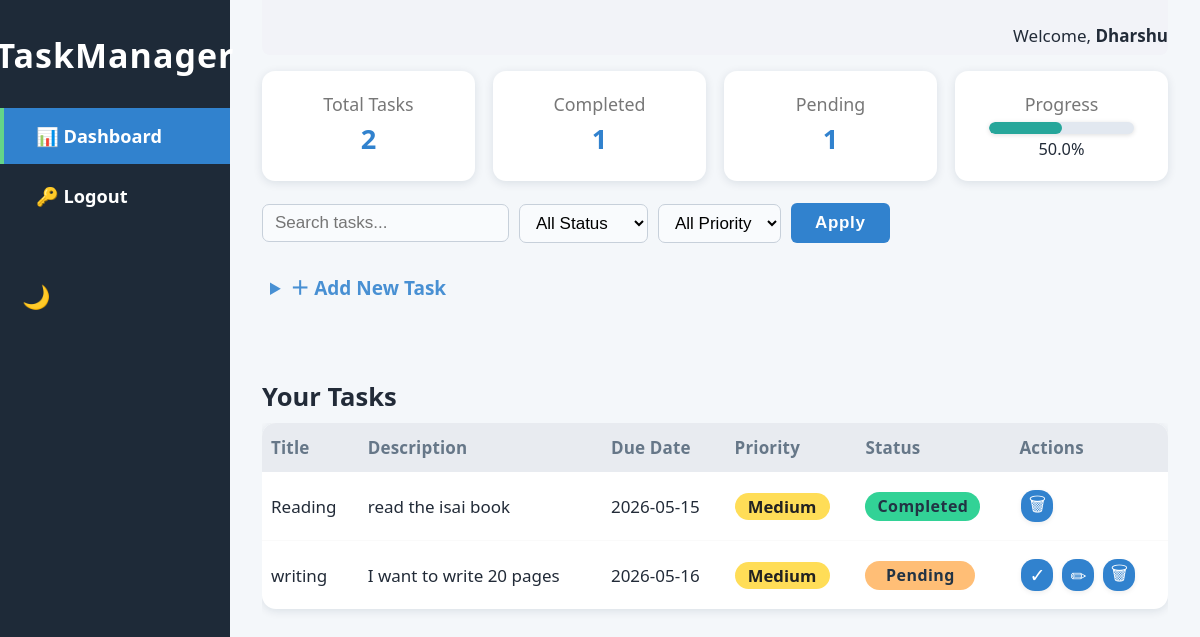
The page /dashboard (signed in) on the database its author committed.
### app.py (models this page shows)
class User(db.Model, UserMixin):
    id = db.Column(db.Integer, primary_key=True)
    username = db.Column(db.String(150), unique=True, nullable=False)
    password_hash = db.Column(db.String(150), nullable=False)
    tasks = db.relationship('Task', backref='user', lazy=True)

class Task(db.Model):
    id = db.Column(db.Integer, primary_key=True)
    user_id = db.Column(db.Integer, db.ForeignKey('user.id'), nullable=False)
    title = db.Column(db.String(200), nullable=False)
    description = db.Column(db.Text)
    due_date = db.Column(db.Date)
    priority = db.Column(db.String(10), default='Medium')
    status = db.Column(db.String(20), default='Pending')
    created_at = db.Column(db.DateTime, default=datetime.datetime.utcnow)

### app.py (the view)
@app.route('/dashboard')
@login_required
def dashboard():
    tasks = Task.query.filter_by(user_id=current_user.id).order_by(Task.due_date).all()
    total = len(tasks)
    completed = sum(t.status == 'Completed' for t in tasks)
    pending = sum(t.status == 'Pending' for t in tasks)
    from datetime import datetime
    return render_template(
        'dashboard.html',
        tasks=tasks, total=total, completed=completed,
        pending=pending, now=datetime.utcnow
    )

### app.py (called while the page is built)
@login_manager.user_loader
def load_user(user_id):
    return User.query.get(int(user_id))

### templates/dashboard.html (shortened to what this page needs)
<!DOCTYPE html>
<html lang="en">
<head>
    <link rel="stylesheet" href="{{ url_for('static', filename='style.css') }}">
</head>
<body>
{% set progress = ((completed / total * 100)|round(0)) if total else 0 %}
<div class="main-root" id="main-root">
    <aside class="sidebar" id="sidebar">
        <div class="sidebar-header">
            <span class="sidebar-title">TaskManager</span>
        </div>
        <nav class="sidebar-nav">
            <a href="{{ url_for('dashboard') }}" class="nav-link active">📊 Dashboard</a>
            <a href="{{ url_for('logout') }}" class="nav-link">🔑 Logout</a>
            <button id="theme-toggle" class="theme-toggle" aria-label="Toggle dark mode">
                <span id="theme-icon">🌙</span>
            </button>
        </nav>
    </aside>
    <div class="page-content">
        <header class="top-bar">
            <span class="welcome">
                Welcome, <strong>{{ current_user.username }}</strong>
            </span>
        </header>
        <section class="stats-section">
            <div class="stat-card">
                <div class="stat-label">Total Tasks</div>
                <div class="stat-value">{{ total }}</div>
            </div>
            <div class="stat-card">
                <div class="stat-label">Completed</div>
                <div class="stat-value">{{ completed }}</div>
            </div>
            <div class="stat-card">
                <div class="stat-label">Pending</div>
                <div class="stat-value">{{ pending }}</div>
            </div>
            <div class="stat-card">
                <div class="stat-label">Progress</div>
                <div class="stat-progress-bar">
                    <div class="stat-progress-fill" style="width: {{ progress }}{{ '%' }};"></div>
                </div>
                <div class="stat-progress-text">
                    {{ progress }}%
                </div>
            </div>
        </section>
        <div class="filter-row">
            <input type="search" id="task-search" placeholder="Search tasks...">
            <select id="status-filter">
                <option value="all">All Status</option>
            </select>
            <select id="priority-filter">
                <option value="all">All Priority</option>
            </select>
            <button class="main-btn" id="apply-filters">Apply</button>
        </div>
        <section class="add-task-section">
            <details>
                <summary class="add-task-summary">＋ Add New Task</summary>
            </details>
        </section>
        <section class="tasks-section">
            <h2 class="tasks-title">Your Tasks</h2>
            <div class="table-responsive">
                <table id="tasks-table" class="tasks-table">
                    <thead>
                        <tr>
                            <th>Title</th>
                            <th>Description</th>
                            <th>Due Date</th>
                            <th>Priority</th>
                            <th>Status</th>
                            <th>Actions</th>
                        </tr>
                    </thead>
                    <tbody>
                        {% for t in tasks %}
                        <tr
                            data-priority="{{ t.priority }}"
                            data-status="{{ t.status }}"
                            data-title="{{ t.title|lower }}"
                            data-desc="{{ t.description|lower }}"
                        >
                            <td>{{ t.title }}</td>
                            <td>{{ t.description }}</td>
                            <td>
                                {% if t.due_date %}
                                    {{ t.due_date }}
                                {% else %}
                                    -
                                {% endif %}
                            </td>
                            <td>
                                <span class="prio-badge prio-{{ t.priority|lower }}">
                                    {{ t.priority }}
                                </span>
                            </td>
                            <td>
                                <span class="status-badge status-{{ t.status|lower }}">
                                    {{ t.status }}
                                </span>
                            </td>
                            <td>
                                <div class="task-actions">
                                    {% if t.status != 'Completed' %}
                                    <form method="POST" action="{{ url_for('complete_task', task_id=t.id) }}">
                                        <button class="icon-btn">✓</button>
                                    </form>
                                    <details>
                                        <summary class="icon-btn">✏</summary>
                                    </details>
                                    {% endif %}
                                    <form method="POST" action="{{ url_for('delete_task', task_id=t.id) }}">
                                        <button class="icon-btn">🗑</button>
                                    </form>
                                </div>
                            </td>
                        </tr>
                        {% else %}
                        <tr>
                            <td colspan="6">No tasks found.</td>
                        </tr>
                        {% endfor %}
                    </tbody>
                </table>
            </div>
        </section>
    </div>
</div>
</body>
</html>

### rows shown on the page
User: username "Dharshu"
Task: title "Reading", description "read the isai book", due_date "2026-05-15", priority "Medium", status "Completed"
Task: title "writing", description "I want to write 20 pages", due_date "2026-05-16", priority "Medium", status "Pending"

### other values the page prints
{{ total }} "2"
{{ completed }} "1"
{{ pending }} "1"
{{ progress }} "50.0"
